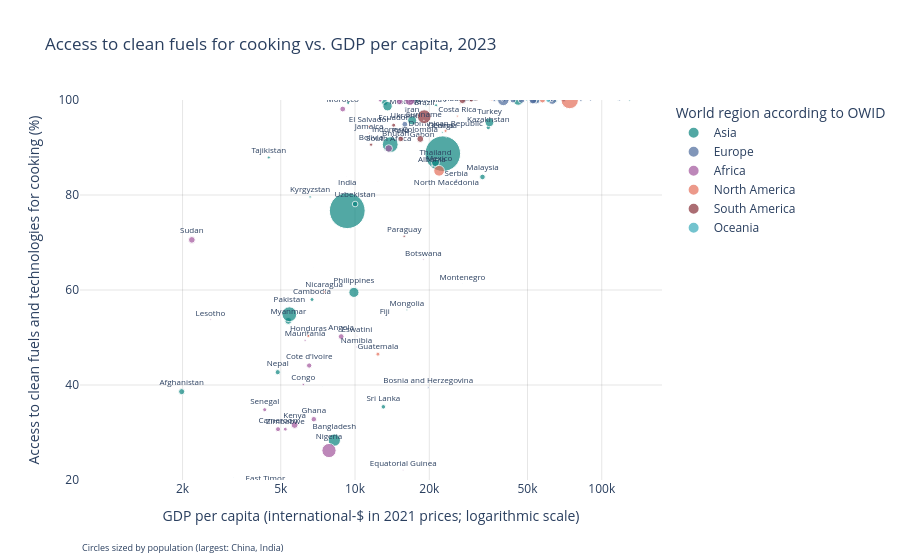

Notebook code for this chart:
### Code cell
# Improved Plotly bubble chart: closer to OWID spec

# We assume df_2023 is already prepared and contains columns:
# 'Entity', 'Code', 'Year', 'clean_fuels_pct', 'gdp_per_capita', 'Population',
# and 'World region according to OWID'.

color_col = "World region according to OWID" if "World region according to OWID" in df_2023.columns else None

# Custom color map approximating OWID continent colors
color_discrete_map = {
    "North America": "rgb(229, 110, 90)",
    "South America": "rgb(136, 48, 57)",
    "Africa": "rgb(162, 85, 156)",
    "Europe": "rgb(76, 106, 156)",
    "Asia": "rgb(9, 132, 126)",
    "Oceania": "rgb(56, 170, 186)",
}

# Scale population into a friendlier range and create labels for larger countries
if "Population" in df_2023.columns:
    df_2023["pop_millions"] = df_2023["Population"] / 1_000_000
    # Always-visible labels use the full country name from "Entity"
    df_2023["label"] = df_2023["Entity"].where(df_2023["Population"] >= 600_000)
    size_arg = "pop_millions"
    text_arg = "label"
else:
    size_arg = None
    text_arg = None

fig_owid = px.scatter(
    df_2023,
    x="gdp_per_capita",
    y="clean_fuels_pct",
    size=size_arg,
    color=color_col,
    hover_name="Entity",
    title="Access to clean fuels for cooking vs. GDP per capita, 2023",
    custom_data=["Population", "Year"],
    color_discrete_map=color_discrete_map if color_col is not None else None,
    size_max=60,
    text=text_arg,
)

# Axes: log scale for GDP, approximate OWID tick values and ranges
fig_owid.update_xaxes(
    type="log",
    tickvals=[2000, 5000, 10000, 20000, 50000, 100000],
    ticktext=["2k", "5k", "10k", "20k", "50k", "100k"],
)

fig_owid.update_yaxes(
    range=[20, 100],
    tickvals=[20, 40, 60, 80, 100],
)

# Layout: white background, light grid, legend on the right
fig_owid.update_layout(
    template="plotly_white",
    xaxis_title="GDP per capita (international-$ in 2021 prices; logarithmic scale)",
    yaxis_title="Access to clean fuels and technologies for cooking (%)",
    legend=dict(orientation="v", x=1.02, y=1),
)

fig_owid.update_xaxes(showgrid=True, gridcolor="rgba(0,0,0,0.1)")
fig_owid.update_yaxes(showgrid=True, gridcolor="rgba(0,0,0,0.1)")

# Hover template: Name, Year, GDP per capita, Clean fuels, Population
fig_owid.update_traces(
    hovertemplate=""
    "<b>%{hovertext}</b><br>"  # Entity
    "Year: %{customdata[1]}<br>"
    "Access to clean fuels: %{y:.1f}%<br>"
    "GDP per capita: %{x:,.0f}<br>"
    "Population: %{customdata[0]:,.0f}<extra></extra>",
    textposition="top center",
    textfont=dict(size=8),
)

# Note about bubble sizes
fig_owid.add_annotation(
    xref="paper",
    yref="paper",
    x=0.0,
    y=-0.2,
    text="Circles sized by population (largest: China, India)",
    showarrow=False,
    font=dict(size=9),
)

fig_owid.show()

### Figure 1 — Plotly figure (JSON) as saved in the notebook; plotly's stock layout.template omitted (floating-point values rounded to 4 significant figures)
{"data": [{"customdata": [[41450000.0, 2023.0], [2943000.0, 2023.0], [10320000.0, 2023.0], [1570000.0, 2023.0], [171500000.0, 2023.0], [786400.0, 2023.0], [459000.0, 2023.0], [17420000.0, 2023.0], [1423000000.0, 2023.0], [1384000.0, 2023.0], [3807000.0, 2023.0], [1438000000.0, 2023.0], [281200000.0, 2023.0], [90610000.0, 2023.0], [45070000.0, 2023.0], [9256000.0, 2023.0], [124400000.0, 2023.0], [11440000.0, 2023.0], [20330000.0, 2023.0], [4839000.0, 2023.0], [7074000.0, 2023.0], [7665000.0, 2023.0], [35130000.0, 2023.0], [526000.0, 2023.0], [3432000.0, 2023.0], [54130000.0, 2023.0], [29690000.0, 2023.0], [5049000.0, 2023.0], [247500000.0, 2023.0], [114900000.0, 2023.0], [2979000.0, 2023.0], [33260000.0, 2023.0], [5789000.0, 2023.0], [51750000.0, 2023.0], [22970000.0, 2023.0], [10390000.0, 2023.0], [71700000.0, 2023.0], [87270000.0, 2023.0], [7364000.0, 2023.0], [10640000.0, 2023.0], [35650000.0, 2023.0], [100400000.0, 2023.0]], "hovertemplate": "<b>%{hovertext}</b><br>Year: %{customdata[1]}<br>Access to clean fuels: %{y:.1f}%<br>GDP per capita: %{x:,.0f}<br>Population: %{customdata[0]:,.0f}<extra></extra>", "hovertext": ["Afghanistan", "Armenia", "Azerbaijan", "Bahrain", "Bangladesh", "Bhutan", "Brunei", "Cambodia", "China", "East Timor", "Georgia", "India", "Indonesia", "Iran", "Iraq", "Israel", "Japan", "Jordan", "Kazakhstan", "Kuwait", "Kyrgyzstan", "Laos", "Malaysia", "Maldives", "Mongolia", "Myanmar", "Nepal", "Oman", "Pakistan", "Philippines", "Qatar", "Saudi Arabia", "Singapore", "South Korea", "Sri Lanka", "Tajikistan", "Thailand", "Turkey", "Turkmenistan", "United Arab Emirates", "Uzbekistan", "Vietnam"], "legendgroup": "Asia", "marker": {"color": "rgb(9, 132, 126)", "size": [41.45, 2.943, 10.32, 1.57, 171.5, 0.7864, 0.459, 17.42, 1423.0, 1.384, 3.807, 1438.0, 281.2, 90.61, 45.07, 9.256, 124.4, 11.44, 20.33, 4.839, 7.074, 7.665, 35.13, 0.526, 3.432, 54.13, 29.69, 5.049, 247.5, 114.9, 2.979, 33.26, 5.789, 51.75, 22.97, 10.39, 71.7, 87.27, 7.364, 10.64, 35.65, 100.4], "sizemode": "area", "sizeref": 2.248, "symbol": "circle"}, "mode": "markers+text", "name": "Asia", "orientation": "v", "showlegend": true, "text": ["Afghanistan", "Armenia", "Azerbaijan", "Bahrain", "Bangladesh", "Bhutan", null, "Cambodia", "China", "East Timor", "Georgia", "India", "Indonesia", "Iran", "Iraq", "Israel", "Japan", "Jordan", "Kazakhstan", "Kuwait", "Kyrgyzstan", "Laos", "Malaysia", null, "Mongolia", "Myanmar", "Nepal", "Oman", "Pakistan", "Philippines", "Qatar", "Saudi Arabia", "Singapore", "South Korea", "Sri Lanka", "Tajikistan", "Thailand", "Turkey", "Turkmenistan", "United Arab Emirates", "Uzbekistan", "Vietnam"], "textfont": {"size": 8}, "textposition": "top center", "type": "scatter", "x": [1984.0, 19400.0, 21310.0, 57820.0, 8242.0, 14610.0, 76620.0, 6695.0, 22690.0, 4331.0, 22590.0, 9302.0, 13890.0, 17040.0, 13200.0, 47530.0, 45860.0, 9381.0, 34700.0, 47780.0, 6576.0, 8372.0, 32860.0, 22330.0, 16220.0, 5364.0, 4861.0, 37790.0, 5419.0, 9899.0, 116600.0, 64480.0, 129600.0, 54030.0, 13020.0, 4472.0, 21190.0, 35070.0, 17870.0, 70240.0, 10010.0, 13550.0], "xaxis": "x", "y": [38.6, 98.8, 98.9, 100.0, 28.4, 91.6, 100.0, 58.0, 88.7, 19.1, 93.2, 76.7, 90.6, 95.7, 99.5, 100.0, 100.0, 99.4, 94.2, 100.0, 79.6, 11.1, 83.8, 99.8, 55.8, 53.5, 42.7, 100.0, 54.9, 59.5, 100.0, 100.0, 100.0, 100.0, 35.4, 87.9, 86.8, 95.3, 99.8, 100.0, 78.1, 98.7], "yaxis": "y"}, {"customdata": [[2812000.0, 2023.0], [80870.0, 2023.0], [9130000.0, 2023.0], [9116000.0, 2023.0], [11710000.0, 2023.0], [3185000.0, 2023.0], [3896000.0, 2023.0], [1345000.0, 2023.0], [10810000.0, 2023.0], [5948000.0, 2023.0], [1367000.0, 2023.0], [5601000.0, 2023.0], [66440000.0, 2023.0], [84550000.0, 2023.0], [10240000.0, 2023.0], [9686000.0, 2023.0], [387600.0, 2023.0], [5197000.0, 2023.0], [59500000.0, 2023.0], [1882000.0, 2023.0], [2854000.0, 2023.0], [665100.0, 2023.0], [533000.0, 2023.0], [3067000.0, 2023.0], [633600.0, 2023.0], [18090000.0, 2023.0], [1832000.0, 2023.0], [5519000.0, 2023.0], [38760000.0, 2023.0], [10430000.0, 2023.0], [19120000.0, 2023.0], [145400000.0, 2023.0], [33760.0, 2023.0], [6773000.0, 2023.0], [5518000.0, 2023.0], [2118000.0, 2023.0], [47910000.0, 2023.0], [10550000.0, 2023.0], [8871000.0, 2023.0], [37730000.0, 2023.0], [68680000.0, 2023.0]], "hovertemplate": "<b>%{hovertext}</b><br>Year: %{customdata[1]}<br>Access to clean fuels: %{y:.1f}%<br>GDP per capita: %{x:,.0f}<br>Population: %{customdata[0]:,.0f}<extra></extra>", "hovertext": ["Albania", "Andorra", "Austria", "Belarus", "Belgium", "Bosnia and Herzegovina", "Croatia", "Cyprus", "Czechia", "Denmark", "Estonia", "Finland", "France", "Germany", "Greece", "Hungary", "Iceland", "Ireland", "Italy", "Latvia", "Lithuania", "Luxembourg", "Malta", "Moldova", "Montenegro", "Netherlands", "North Macedonia", "Norway", "Poland", "Portugal", "Romania", "Russia", "San Marino", "Serbia", "Slovakia", "Slovenia", "Spain", "Sweden", "Switzerland", "Ukraine", "United Kingdom"], "legendgroup": "Europe", "marker": {"color": "rgb(76, 106, 156)", "size": [2.812, 0.08087, 9.13, 9.116, 11.71, 3.185, 3.896, 1.345, 10.81, 5.948, 1.367, 5.601, 66.44, 84.55, 10.24, 9.686, 0.3876, 5.197, 59.5, 1.882, 2.854, 0.6651, 0.533, 3.067, 0.6336, 18.09, 1.832, 5.519, 38.76, 10.43, 19.12, 145.4, 0.03376, 6.773, 5.518, 2.118, 47.91, 10.55, 8.871, 37.73, 68.68], "sizemode": "area", "sizeref": 2.248, "symbol": "circle"}, "mode": "markers+text", "name": "Europe", "orientation": "v", "showlegend": true, "text": ["Albania", null, "Austria", "Belarus", "Belgium", "Bosnia and Herzegovina", "Croatia", "Cyprus", "Czechia", "Denmark", "Estonia", "Finland", "France", "Germany", "Greece", "Hungary", null, "Ireland", "Italy", "Latvia", "Lithuania", "Luxembourg", null, "Moldova", "Montenegro", "Netherlands", "North Macedonia", "Norway", "Poland", "Portugal", "Romania", "Russia", null, "Serbia", "Slovakia", "Slovenia", "Spain", "Sweden", "Switzerland", "Ukraine", "United Kingdom"], "textfont": {"size": 8}, "textposition": "top center", "type": "scatter", "x": [20480.0, 64630.0, 64540.0, 27780.0, 63100.0, 19800.0, 41320.0, 51450.0, 47560.0, 69380.0, 41290.0, 56250.0, 54300.0, 63040.0, 36700.0, 40330.0, 68120.0, 117900.0, 52870.0, 37280.0, 46160.0, 130000.0, 60420.0, 15990.0, 27240.0, 70200.0, 23460.0, 90090.0, 43670.0, 41770.0, 40120.0, 39890.0, 70950.0, 25740.0, 39520.0, 47980.0, 47320.0, 62660.0, 82300.0, 15920.0, 52590.0], "xaxis": "x", "y": [86.1, 100.0, 100.0, 99.7, 100.0, 39.5, 100.0, 100.0, 100.0, 100.0, 100.0, 100.0, 100.0, 100.0, 100.0, 100.0, 100.0, 100.0, 100.0, 100.0, 100.0, 100.0, 100.0, 98.3, 61.4, 100.0, 81.3, 100.0, 100.0, 100.0, 100.0, 100.0, 100.0, 83.1, 100.0, 100.0, 100.0, 100.0, 100.0, 94.9, 100.0], "yaxis": "y"}, {"customdata": [[46160000.0, 2023.0], [36750000.0, 2023.0], [14110000.0, 2023.0], [2480000.0, 2023.0], [23030000.0, 2023.0], [13690000.0, 2023.0], [28370000.0, 2023.0], [522300.0, 2023.0], [5152000.0, 2023.0], [19320000.0, 2023.0], [850400.0, 2023.0], [6183000.0, 2023.0], [31170000.0, 2023.0], [105800000.0, 2023.0], [1153000.0, 2023.0], [114500000.0, 2023.0], [1848000.0, 2023.0], [1231000.0, 2023.0], [128700000.0, 2023.0], [2485000.0, 2023.0], [2698000.0, 2023.0], [33790000.0, 2023.0], [14410000.0, 2023.0], [2153000.0, 2023.0], [55340000.0, 2023.0], [2311000.0, 2023.0], [5493000.0, 2023.0], [31200000.0, 2023.0], [21100000.0, 2023.0], [23770000.0, 2023.0], [5022000.0, 2023.0], [1274000.0, 2023.0], [37710000.0, 2023.0], [33640000.0, 2023.0], [2963000.0, 2023.0], [26160000.0, 2023.0], [227900000.0, 2023.0], [13950000.0, 2023.0], [230900.0, 2023.0], [18080000.0, 2023.0], [128000.0, 2023.0], [8461000.0, 2023.0], [18360000.0, 2023.0], [63210000.0, 2023.0], [50040000.0, 2023.0], [66620000.0, 2023.0], [9304000.0, 2023.0], [12200000.0, 2023.0], [48660000.0, 2023.0], [20720000.0, 2023.0], [16340000.0, 2023.0]], "hovertemplate": "<b>%{hovertext}</b><br>Year: %{customdata[1]}<br>Access to clean fuels: %{y:.1f}%<br>GDP per capita: %{x:,.0f}<br>Population: %{customdata[0]:,.0f}<extra></extra>", "hovertext": ["Algeria", "Angola", "Benin", "Botswana", "Burkina Faso", "Burundi", "Cameroon", "Cape Verde", "Central African Republic", "Chad", "Comoros", "Congo", "Cote d'Ivoire", "Democratic Republic of Congo", "Djibouti", "Egypt", "Equatorial Guinea", "Eswatini", "Ethiopia", "Gabon", "Gambia", "Ghana", "Guinea", "Guinea-Bissau", "Kenya", "Lesotho", "Liberia", "Madagascar", "Malawi", "Mali", "Mauritania", "Mauritius", "Morocco", "Mozambique", "Namibia", "Niger", "Nigeria", "Rwanda", "Sao Tome and Principe", "Senegal", "Seychelles", "Sierra Leone", "Somalia", "South Africa", "Sudan", "Tanzania", "Togo", "Tunisia", "Uganda", "Zambia", "Zimbabwe"], "legendgroup": "Africa", "marker": {"color": "rgb(162, 85, 156)", "size": [46.16, 36.75, 14.11, 2.48, 23.03, 13.69, 28.37, 0.5223, 5.152, 19.32, 0.8504, 6.183, 31.17, 105.8, 1.153, 114.5, 1.848, 1.231, 128.7, 2.485, 2.698, 33.79, 14.41, 2.153, 55.34, 2.311, 5.493, 31.2, 21.1, 23.77, 5.022, 1.274, 37.71, 33.64, 2.963, 26.16, 227.9, 13.95, 0.2309, 18.08, 0.128, 8.461, 18.36, 63.21, 50.04, 66.62, 9.304, 12.2, 48.66, 20.72, 16.34], "sizemode": "area", "sizeref": 2.248, "symbol": "circle"}, "mode": "markers+text", "name": "Africa", "orientation": "v", "showlegend": true, "text": ["Algeria", "Angola", "Benin", "Botswana", "Burkina Faso", "Burundi", "Cameroon", null, "Central African Republic", "Chad", "Comoros", "Congo", "Cote d'Ivoire", "Democratic Republic of Congo", "Djibouti", "Egypt", "Equatorial Guinea", "Eswatini", "Ethiopia", "Gabon", "Gambia", "Ghana", "Guinea", "Guinea-Bissau", "Kenya", "Lesotho", "Liberia", "Madagascar", "Malawi", "Mali", "Mauritania", "Mauritius", "Morocco", "Mozambique", "Namibia", "Niger", "Nigeria", "Rwanda", null, "Senegal", null, "Sierra Leone", "Somalia", "South Africa", "Sudan", "Tanzania", "Togo", "Tunisia", "Uganda", "Zambia", "Zimbabwe"], "textfont": {"size": 8}, "textposition": "top center", "type": "scatter", "x": [15160.0, 8788.0, 3721.0, 18930.0, 2486.0, 1036.0, 4875.0, 9228.0, 1133.0, 2433.0, 3434.0, 6172.0, 6521.0, 1559.0, 6511.0, 16690.0, 15690.0, 10180.0, 2758.0, 18700.0, 2964.0, 6809.0, 3905.0, 2694.0, 5692.0, 2596.0, 1617.0, 1629.0, 1649.0, 2860.0, 6276.0, 26640.0, 8915.0, 1512.0, 10140.0, 1690.0, 7844.0, 3063.0, 5541.0, 4305.0, 28640.0, 3035.0, 1402.0, 13700.0, 2181.0, 3621.0, 2842.0, 12650.0, 2791.0, 3673.0, 5218.0], "xaxis": "x", "y": [99.7, 50.2, 6.0, 66.4, 17.0, 0.1, 30.7, 83.9, 1.0, 9.7, 10.4, 40.1, 44.1, 5.0, 10.0, 99.9, 22.1, 50.3, 7.1, 91.4, 1.6, 32.8, 1.0, 0.8, 31.6, 53.8, 0.8, 1.6, 1.5, 1.3, 49.4, 99.1, 98.1, 7.4, 48.0, 5.1, 26.2, 9.3, 4.6, 34.8, 100.0, 0.9, 5.4, 89.8, 70.55, 9.8, 13.2, 99.9, 1.8, 9.2, 30.7], "yaxis": "y"}, {"customdata": [[93330.0, 2023.0], [399500.0, 2023.0], [282300.0, 2023.0], [411100.0, 2023.0], [39300000.0, 2023.0], [5106000.0, 2023.0], [66530.0, 2023.0], [11330000.0, 2023.0], [6310000.0, 2023.0], [117100.0, 2023.0], [18120000.0, 2023.0], [11640000.0, 2023.0], [10640000.0, 2023.0], [2840000.0, 2023.0], [129700000.0, 2023.0], [6824000.0, 2023.0], [4459000.0, 2023.0], [46780.0, 2023.0], [179300.0, 2023.0], [101300.0, 2023.0], [1503000.0, 2023.0], [343500000.0, 2023.0]], "hovertemplate": "<b>%{hovertext}</b><br>Year: %{customdata[1]}<br>Access to clean fuels: %{y:.1f}%<br>GDP per capita: %{x:,.0f}<br>Population: %{customdata[0]:,.0f}<extra></extra>", "hovertext": ["Antigua and Barbuda", "Bahamas", "Barbados", "Belize", "Canada", "Costa Rica", "Dominica", "Dominican Republic", "El Salvador", "Grenada", "Guatemala", "Haiti", "Honduras", "Jamaica", "Mexico", "Nicaragua", "Panama", "Saint Kitts and Nevis", "Saint Lucia", "Saint Vincent and the Grenadines", "Trinidad and Tobago", "United States"], "legendgroup": "North America", "marker": {"color": "rgb(229, 110, 90)", "size": [0.09333, 0.3995, 0.2823, 0.4111, 39.3, 5.106, 0.06653, 11.33, 6.31, 0.1171, 18.12, 11.64, 10.64, 2.84, 129.7, 6.824, 4.459, 0.04678, 0.1793, 0.1013, 1.503, 343.5], "sizemode": "area", "sizeref": 2.248, "symbol": "circle"}, "mode": "markers+text", "name": "North America", "orientation": "v", "showlegend": true, "text": [null, null, null, null, "Canada", "Costa Rica", null, "Dominican Republic", "El Salvador", null, "Guatemala", "Haiti", "Honduras", "Jamaica", "Mexico", "Nicaragua", "Panama", null, null, null, "Trinidad and Tobago", "United States"], "textfont": {"size": 8}, "textposition": "top center", "type": "scatter", "x": [28470.0, 35220.0, 21320.0, 12370.0, 57520.0, 25980.0, 18280.0, 23280.0, 11420.0, 17090.0, 12380.0, 2966.0, 6468.0, 11400.0, 21920.0, 7497.0, 35870.0, 30620.0, 23400.0, 17860.0, 31200.0, 74160.0], "xaxis": "x", "y": [100.0, 100.0, 100.0, 82.9, 100.0, 96.6, 86.2, 93.5, 94.4, 84.2, 46.5, 4.5, 50.3, 93.0, 85.1, 59.6, 100.0, 100.0, 92.1, 89.5, 100.0, 100.0], "yaxis": "y"}, {"customdata": [[45540000.0, 2023.0], [12240000.0, 2023.0], [211100000.0, 2023.0], [19660000.0, 2023.0], [52320000.0, 2023.0], [17980000.0, 2023.0], [826400.0, 2023.0], [6844000.0, 2023.0], [33850000.0, 2023.0], [628900.0, 2023.0], [3388000.0, 2023.0]], "hovertemplate": "<b>%{hovertext}</b><br>Year: %{customdata[1]}<br>Access to clean fuels: %{y:.1f}%<br>GDP per capita: %{x:,.0f}<br>Population: %{customdata[0]:,.0f}<extra></extra>", "hovertext": ["Argentina", "Bolivia", "Brazil", "Chile", "Colombia", "Ecuador", "Guyana", "Paraguay", "Peru", "Suriname", "Uruguay"], "legendgroup": "South America", "marker": {"color": "rgb(136, 48, 57)", "size": [45.54, 12.24, 211.1, 19.66, 52.32, 17.98, 0.8264, 6.844, 33.85, 0.6289, 3.388], "sizemode": "area", "sizeref": 2.248, "symbol": "circle"}, "mode": "markers+text", "name": "South America", "orientation": "v", "showlegend": true, "text": ["Argentina", "Bolivia", "Brazil", "Chile", "Colombia", "Ecuador", "Guyana", "Paraguay", "Peru", "Suriname", "Uruguay"], "textfont": {"size": 8}, "textposition": "top center", "type": "scatter", "x": [27230.0, 11620.0, 19080.0, 29560.0, 18380.0, 14340.0, 49310.0, 15830.0, 15330.0, 19020.0, 31060.0], "xaxis": "x", "y": [99.9, 90.6, 96.5, 100.0, 91.8, 94.7, 100.0, 71.3, 91.8, 95.7, 100.0], "yaxis": "y"}, {"customdata": [[26450000.0, 2023.0], [924200.0, 2023.0], [132500.0, 2023.0], [38850.0, 2023.0], [112600.0, 2023.0], [11900.0, 2023.0], [5173000.0, 2023.0], [17750.0, 2023.0], [10390000.0, 2023.0], [216700.0, 2023.0], [800000.0, 2023.0], [104600.0, 2023.0], [9837.0, 2023.0], [320400.0, 2023.0]], "hovertemplate": "<b>%{hovertext}</b><br>Year: %{customdata[1]}<br>Access to clean fuels: %{y:.1f}%<br>GDP per capita: %{x:,.0f}<br>Population: %{customdata[0]:,.0f}<extra></extra>", "hovertext": ["Australia", "Fiji", "Kiribati", "Marshall Islands", "Micronesia (country)", "Nauru", "New Zealand", "Palau", "Papua New Guinea", "Samoa", "Solomon Islands", "Tonga", "Tuvalu", "Vanuatu"], "legendgroup": "Oceania", "marker": {"color": "rgb(56, 170, 186)", "size": [26.45, 0.9242, 0.1325, 0.03885, 0.1126, 0.0119, 5.173, 0.01775, 10.39, 0.2167, 0.8, 0.1046, 0.009837, 0.3204], "sizemode": "area", "sizeref": 2.248, "symbol": "circle"}, "mode": "markers+text", "name": "Oceania", "orientation": "v", "showlegend": true, "text": ["Australia", "Fiji", null, null, null, null, "New Zealand", null, "Papua New Guinea", null, "Solomon Islands", null, null, null], "textfont": {"size": 8}, "textposition": "top center", "type": "scatter", "x": [60680.0, 13190.0, 3141.0, 6802.0, 3815.0, 12370.0, 49510.0, 16430.0, 4206.0, 7384.0, 2340.0, 7030.0, 5812.0, 3215.0], "xaxis": "x", "y": [100.0, 54.1, 16.4, 64.8, 13.3, 100.0, 100.0, 100.0, 10.5, 39.7, 8.7, 90.1, 77.0, 20.6], "yaxis": "y"}], "layout": {"annotations": [{"font": {"size": 9}, "showarrow": false, "text": "Circles sized by population (largest: China, India)", "x": 0, "xref": "paper", "y": -0.2, "yref": "paper"}], "legend": {"itemsizing": "constant", "orientation": "v", "title": {"text": "World region according to OWID"}, "tracegroupgap": 0, "x": 1.02, "y": 1}, "title": {"text": "Access to clean fuels for cooking vs. GDP per capita, 2023"}, "xaxis": {"anchor": "y", "domain": [0, 1], "gridcolor": "rgba(0,0,0,0.1)", "showgrid": true, "ticktext": ["2k", "5k", "10k", "20k", "50k", "100k"], "tickvals": [2000, 5000, 10000, 20000, 50000, 100000], "title": {"text": "GDP per capita (international-$ in 2021 prices; logarithmic scale)"}, "type": "log"}, "yaxis": {"anchor": "x", "domain": [0, 1], "gridcolor": "rgba(0,0,0,0.1)", "range": [20, 100], "showgrid": true, "tickvals": [20, 40, 60, 80, 100], "title": {"text": "Access to clean fuels and technologies for cooking (%)"}}}}
